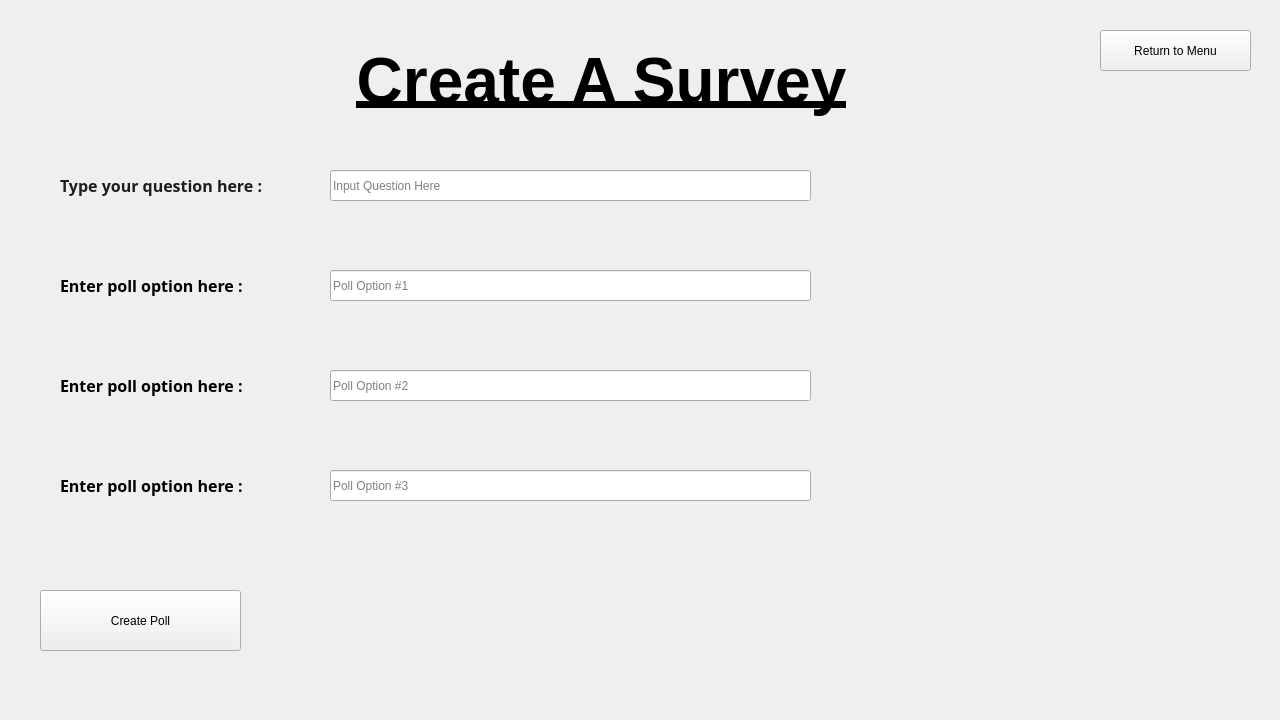
<?xml version="1.0" encoding="UTF-8"?>
<ui version="4.0">
 <class>CreateChild</class>
 <widget class="QMdiSubWindow" name="CreateChild">
  <property name="geometry">
   <rect>
    <x>0</x>
    <y>0</y>
    <width>1280</width>
    <height>720</height>
   </rect>
  </property>
  <property name="sizePolicy">
   <sizepolicy hsizetype="Fixed" vsizetype="Fixed">
    <horstretch>0</horstretch>
    <verstretch>0</verstretch>
   </sizepolicy>
  </property>
  <property name="minimumSize">
   <size>
    <width>1280</width>
    <height>720</height>
   </size>
  </property>
  <property name="maximumSize">
   <size>
    <width>1280</width>
    <height>720</height>
   </size>
  </property>
  <property name="windowTitle">
   <string>MainWindow</string>
  </property>
  <property name="styleSheet">
   <string notr="true">QMdiSubWindow{
background-image: url(:/res/images/bg2.jpg);
}
</string>
  </property>
  <widget class="QLabel" name="QuestionLabel">
   <property name="geometry">
    <rect>
     <x>60</x>
     <y>170</y>
     <width>221</width>
     <height>31</height>
    </rect>
   </property>
   <property name="font">
    <font>
     <family>Yu Gothic Medium</family>
     <weight>75</weight>
     <bold>true</bold>
    </font>
   </property>
   <property name="text">
    <string>&lt;html&gt;&lt;head/&gt;&lt;body&gt;&lt;p&gt;&lt;span style=&quot; font-size:12pt; color:#1d1d1d;&quot;&gt;Type your question here :&lt;/span&gt;&lt;/p&gt;&lt;/body&gt;&lt;/html&gt;</string>
   </property>
  </widget>
  <widget class="QLineEdit" name="questionedit">
   <property name="geometry">
    <rect>
     <x>330</x>
     <y>170</y>
     <width>481</width>
     <height>31</height>
    </rect>
   </property>
   <property name="placeholderText">
    <string>Input Question Here</string>
   </property>
   <property name="clearButtonEnabled">
    <bool>false</bool>
   </property>
  </widget>
  <widget class="QLabel" name="Poll1Label">
   <property name="geometry">
    <rect>
     <x>60</x>
     <y>270</y>
     <width>261</width>
     <height>31</height>
    </rect>
   </property>
   <property name="font">
    <font>
     <family>Yu Gothic Medium</family>
     <weight>75</weight>
     <bold>true</bold>
    </font>
   </property>
   <property name="text">
    <string>&lt;html&gt;&lt;head/&gt;&lt;body&gt;&lt;p&gt;&lt;span style=&quot; font-size:12pt;&quot;&gt;Enter poll option here :&lt;/span&gt;&lt;/p&gt;&lt;/body&gt;&lt;/html&gt;</string>
   </property>
  </widget>
  <widget class="QLineEdit" name="poll1edit">
   <property name="geometry">
    <rect>
     <x>330</x>
     <y>270</y>
     <width>481</width>
     <height>31</height>
    </rect>
   </property>
   <property name="placeholderText">
    <string>Poll Option #1</string>
   </property>
   <property name="clearButtonEnabled">
    <bool>false</bool>
   </property>
  </widget>
  <widget class="QLineEdit" name="poll2edit">
   <property name="geometry">
    <rect>
     <x>330</x>
     <y>370</y>
     <width>481</width>
     <height>31</height>
    </rect>
   </property>
   <property name="placeholderText">
    <string>Poll Option #2</string>
   </property>
   <property name="clearButtonEnabled">
    <bool>false</bool>
   </property>
  </widget>
  <widget class="QLabel" name="Poll2Label">
   <property name="geometry">
    <rect>
     <x>60</x>
     <y>370</y>
     <width>261</width>
     <height>31</height>
    </rect>
   </property>
   <property name="font">
    <font>
     <family>Yu Gothic Medium</family>
     <weight>75</weight>
     <bold>true</bold>
    </font>
   </property>
   <property name="text">
    <string>&lt;html&gt;&lt;head/&gt;&lt;body&gt;&lt;p&gt;&lt;span style=&quot; font-size:12pt;&quot;&gt;Enter poll option here :&lt;/span&gt;&lt;/p&gt;&lt;/body&gt;&lt;/html&gt;</string>
   </property>
  </widget>
  <widget class="QLineEdit" name="poll3edit">
   <property name="geometry">
    <rect>
     <x>330</x>
     <y>470</y>
     <width>481</width>
     <height>31</height>
    </rect>
   </property>
   <property name="placeholderText">
    <string>Poll Option #3</string>
   </property>
   <property name="clearButtonEnabled">
    <bool>false</bool>
   </property>
  </widget>
  <widget class="QLabel" name="Poll3Label">
   <property name="geometry">
    <rect>
     <x>60</x>
     <y>470</y>
     <width>261</width>
     <height>31</height>
    </rect>
   </property>
   <property name="font">
    <font>
     <family>Yu Gothic Medium</family>
     <weight>75</weight>
     <bold>true</bold>
    </font>
   </property>
   <property name="text">
    <string>&lt;html&gt;&lt;head/&gt;&lt;body&gt;&lt;p&gt;&lt;span style=&quot; font-size:12pt;&quot;&gt;Enter poll option here :&lt;/span&gt;&lt;/p&gt;&lt;/body&gt;&lt;/html&gt;</string>
   </property>
  </widget>
  <widget class="QPushButton" name="submitbutton">
   <property name="geometry">
    <rect>
     <x>40</x>
     <y>590</y>
     <width>201</width>
     <height>61</height>
    </rect>
   </property>
   <property name="text">
    <string>Create Poll</string>
   </property>
   <property name="icon">
    <iconset theme="round">
     <normaloff>.</normaloff>.</iconset>
   </property>
  </widget>
  <widget class="QLabel" name="header">
   <property name="geometry">
    <rect>
     <x>336</x>
     <y>32</y>
     <width>531</width>
     <height>101</height>
    </rect>
   </property>
   <property name="text">
    <string>&lt;html&gt;&lt;head/&gt;&lt;body&gt;&lt;p align=&quot;center&quot;&gt;&lt;span style=&quot; font-size:48pt; font-weight:600; text-decoration: underline; color:#000000;&quot;&gt;Create A Survey&lt;/span&gt;&lt;/p&gt;&lt;/body&gt;&lt;/html&gt;</string>
   </property>
  </widget>
  <widget class="QPushButton" name="returntomenu">
   <property name="geometry">
    <rect>
     <x>1100</x>
     <y>30</y>
     <width>151</width>
     <height>41</height>
    </rect>
   </property>
   <property name="text">
    <string>Return to Menu</string>
   </property>
   <property name="icon">
    <iconset theme="round">
     <normaloff>.</normaloff>.</iconset>
   </property>
  </widget>
 </widget>
 <customwidgets>
  <customwidget>
   <class>QMdiSubWindow</class>
   <extends>QWidget</extends>
   <header>qmdisubwindow.h</header>
   <container>1</container>
  </customwidget>
 </customwidgets>
 <resources/>
 <connections/>
</ui>
